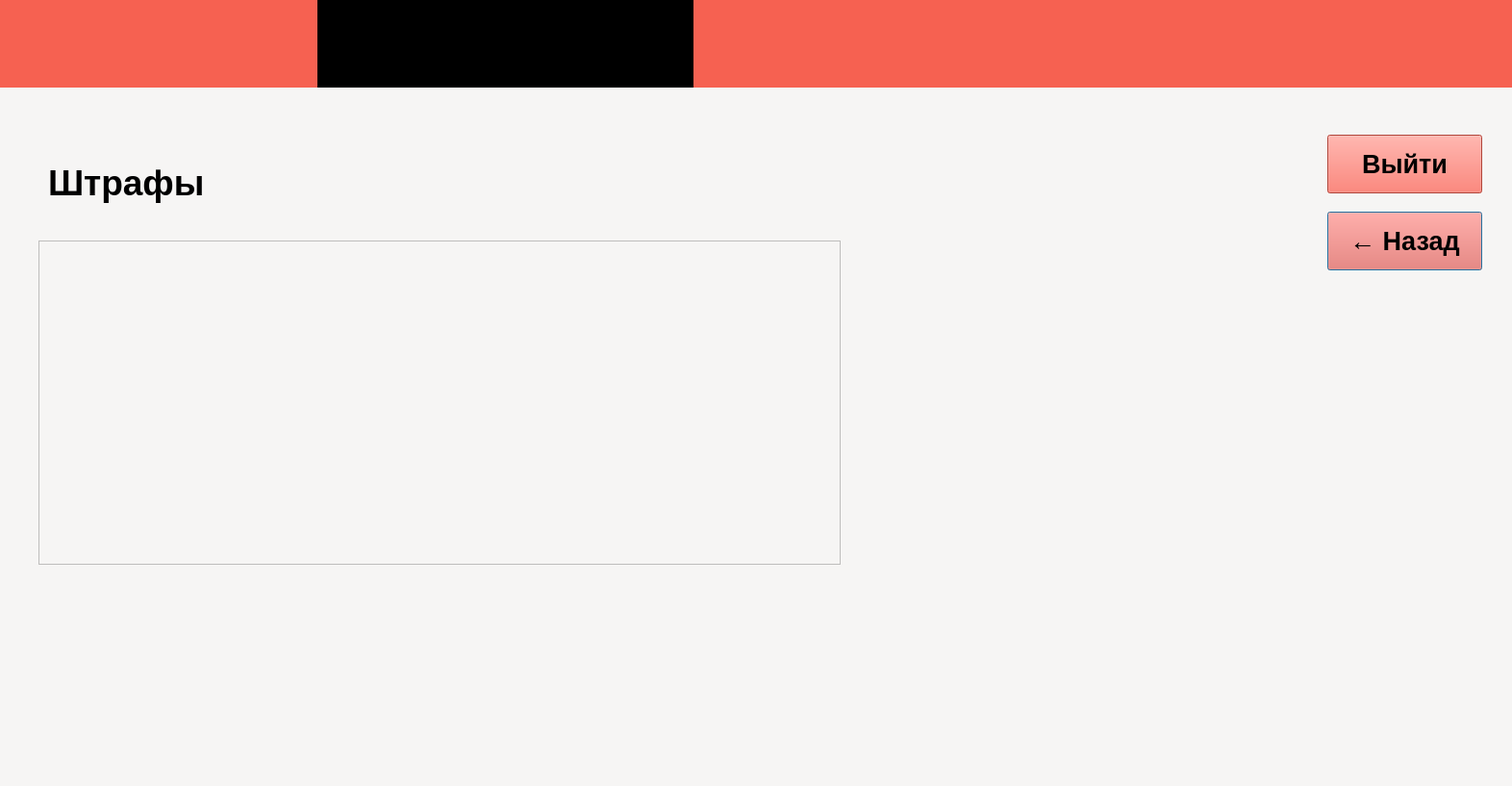
<?xml version="1.0" encoding="UTF-8"?>
<ui version="4.0">
 <class>allViolations</class>
 <widget class="QDialog" name="allViolations">
  <property name="geometry">
   <rect>
    <x>0</x>
    <y>0</y>
    <width>1572</width>
    <height>817</height>
   </rect>
  </property>
  <property name="windowTitle">
   <string>Dialog</string>
  </property>
  <property name="styleSheet">
   <string notr="true">background-color: rgb(246, 245, 244);</string>
  </property>
  <widget class="QWidget" name="widget" native="true">
   <property name="geometry">
    <rect>
     <x>0</x>
     <y>0</y>
     <width>1641</width>
     <height>91</height>
    </rect>
   </property>
   <property name="styleSheet">
    <string notr="true">background-color: rgb(246, 97, 81);</string>
   </property>
   <widget class="QWidget" name="widget_2" native="true">
    <property name="geometry">
     <rect>
      <x>330</x>
      <y>0</y>
      <width>391</width>
      <height>111</height>
     </rect>
    </property>
    <property name="styleSheet">
     <string notr="true">background-color: rgb(0, 0, 0);</string>
    </property>
   </widget>
  </widget>
  <widget class="QLabel" name="label">
   <property name="geometry">
    <rect>
     <x>50</x>
     <y>160</y>
     <width>301</width>
     <height>61</height>
    </rect>
   </property>
   <property name="styleSheet">
    <string notr="true">color: rgb(0, 0, 0);</string>
   </property>
   <property name="text">
    <string>&lt;html&gt;&lt;head/&gt;&lt;body&gt;&lt;p&gt;&lt;span style=&quot; font-size:28pt; font-weight:700;&quot;&gt;Штрафы&lt;/span&gt;&lt;/p&gt;&lt;/body&gt;&lt;/html&gt;</string>
   </property>
  </widget>
  <widget class="QTableWidget" name="tableWidget">
   <property name="geometry">
    <rect>
     <x>40</x>
     <y>250</y>
     <width>834</width>
     <height>337</height>
    </rect>
   </property>
  </widget>
  <widget class="QPushButton" name="back">
   <property name="geometry">
    <rect>
     <x>1380</x>
     <y>220</y>
     <width>161</width>
     <height>61</height>
    </rect>
   </property>
   <property name="font">
    <font>
     <pointsize>20</pointsize>
     <bold>true</bold>
    </font>
   </property>
   <property name="styleSheet">
    <string notr="true">color: rgb(0, 0, 0);
background-color: rgb(246, 97, 81);</string>
   </property>
   <property name="text">
    <string>← Назад</string>
   </property>
  </widget>
  <widget class="QPushButton" name="returnToMain">
   <property name="geometry">
    <rect>
     <x>1380</x>
     <y>140</y>
     <width>161</width>
     <height>61</height>
    </rect>
   </property>
   <property name="font">
    <font>
     <pointsize>20</pointsize>
     <bold>true</bold>
    </font>
   </property>
   <property name="styleSheet">
    <string notr="true">color: rgb(0, 0, 0);
background-color: rgb(246, 97, 81);</string>
   </property>
   <property name="text">
    <string>Выйти</string>
   </property>
  </widget>
 </widget>
 <resources/>
 <connections/>
</ui>
